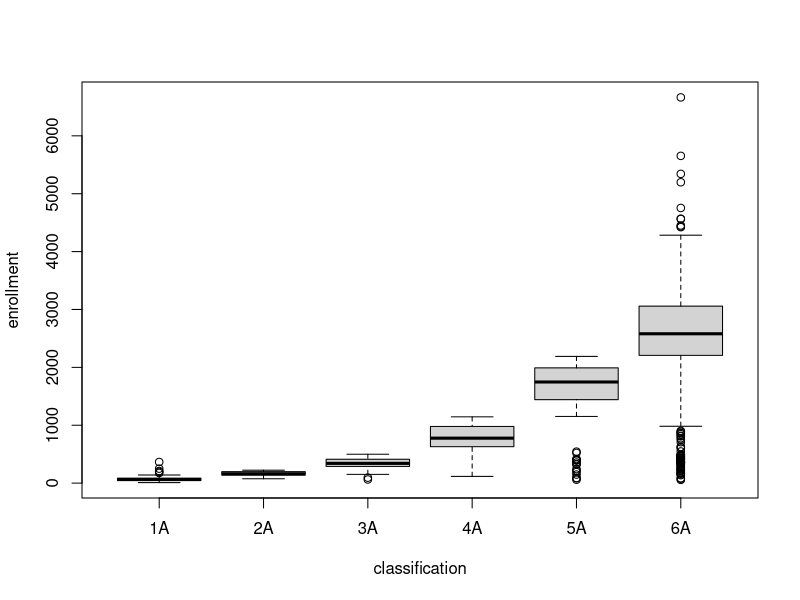
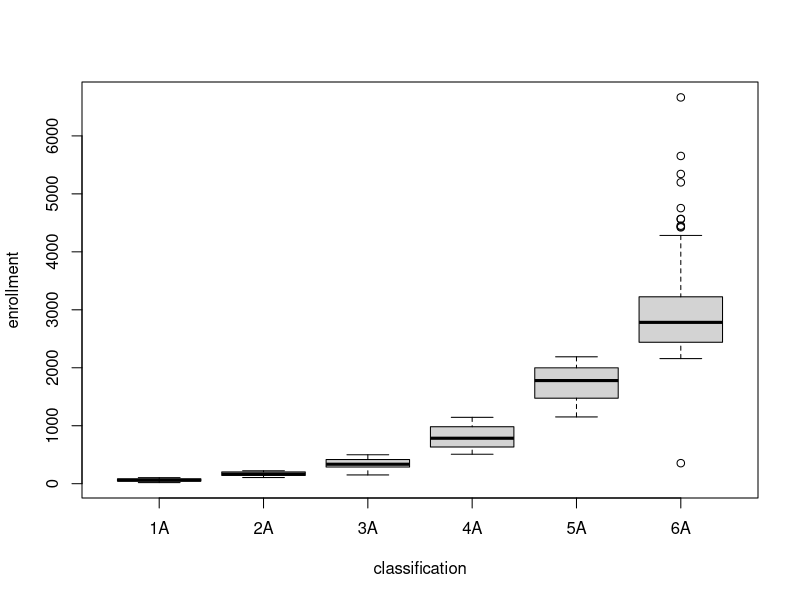
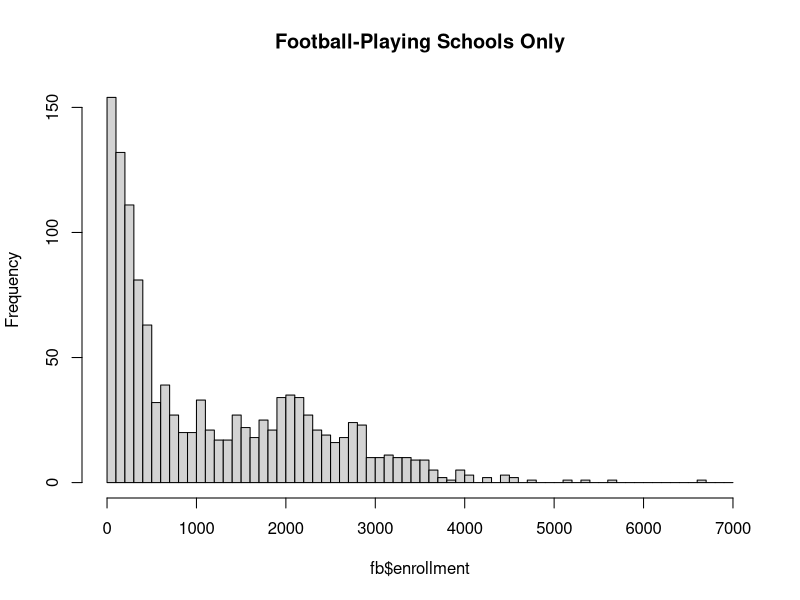

Write the R code that produced these figures, in order.
## ---- chunk 1
all = read.table("allschools.csv",header = TRUE, sep = "|")
fb = read.table("fbschools.csv",header = TRUE, sep = "|")
## ---- chunk 2
# summary(all)
# ![allschoolsbox](boxplot-all.png)
boxplot(enrollment ~ classification, data = all)
# hist(all$enrollment, seq(0,7000,by=100))
## ---- chunk 3
boxplot(enrollment ~ classification, data = fb)
# ![footballschoolsbox](boxplot-football.png)
## ---- chunk 4
hist(fb$enrollment,main="Football-Playing Schools Only", seq(0,7000,by=100))
# ![histogram](histogram-football.png)
